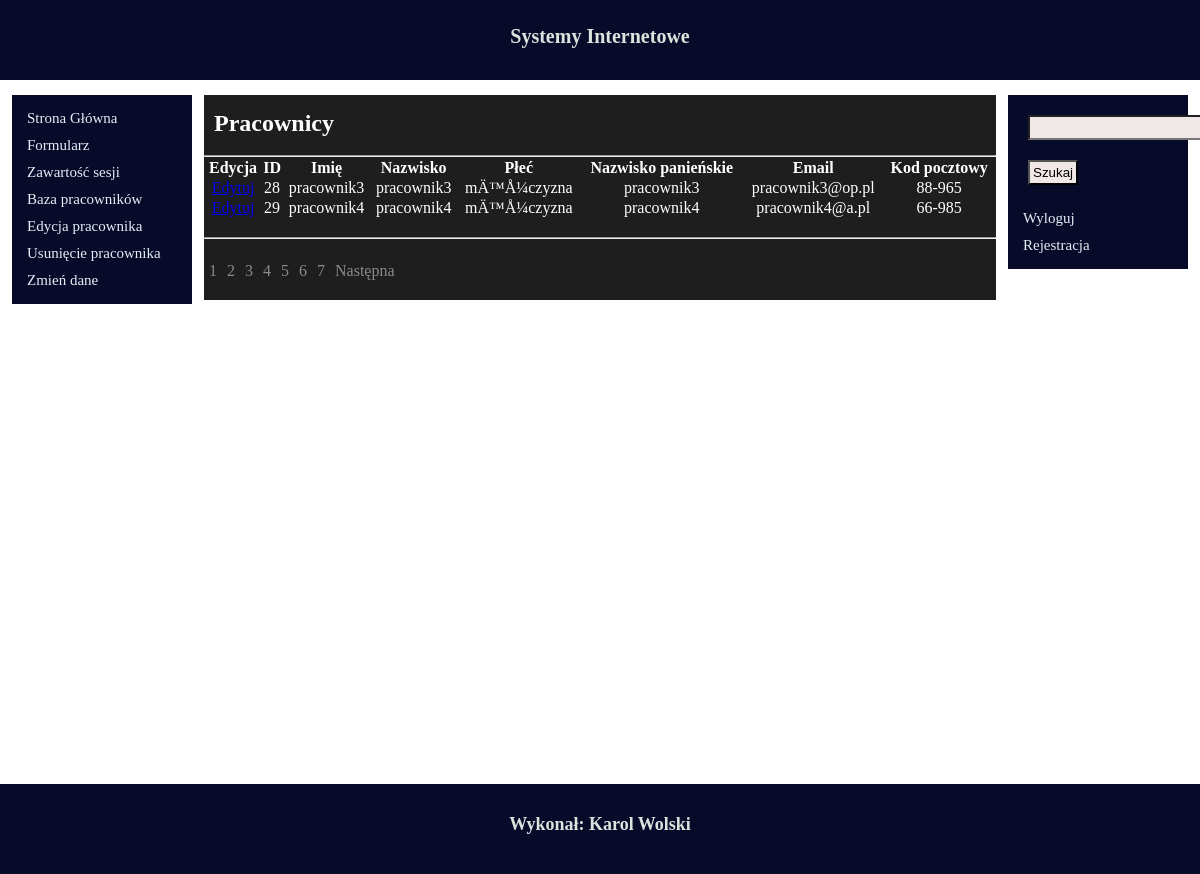
The page /admin/editworker.php (signed in) on the database its author committed.
### tables this page shows
CREATE TABLE IF NOT EXISTS `workers` (
`ID` bigint(20) unsigned NOT NULL,
  `Name` varchar(30) NOT NULL,
  `Surname` varchar(30) NOT NULL,
  `Sex` varchar(15) NOT NULL,
  `MaidenName` varchar(50) DEFAULT NULL,
  `Email` varchar(60) NOT NULL,
  `ZipCode` text NOT NULL
);

### admin/editworker.php (the view, shortened to what this page needs)
<?php include ("header.php"); ?>
<?php include ("sidebar-left.php"); ?>
	<div class="main">
	<h2>Pracownicy</h2>
	<br>
	<hr>
	<table style="width:100%">
		<thead>
			<tr>
				<th>Edycja</th>
				<th>ID</th>
				<th>Imię</th>
				<th>Nazwisko</th>
				<th>Płeć</th>
				<th>Nazwisko panieńskie</th>
				<th>Email</th>
				<th>Kod pocztowy</th>
			</tr>
		</thead>
		<tbody style="text-align:center">
			<?php
			$start=0;
			$limit=2;
			$sql = mysql_query("SELECT * FROM workers ORDER BY id ASC LIMIT $start, $limit");
			$edit_site = "edit.php";
			while($row = mysql_fetch_array($sql))
			{
				$edit = $row['ID'];
				echo '<tr><td>' . "<a href=\"". $edit_site ."?edit=".$edit."\">Edytuj</a>" . '</td>';
				echo '<td>' . $row['ID'] . '</td>';
				echo '<td>' . $row['Name'] . '</td>';
				echo '<td>' . $row['Surname'] . '</td>';
				echo '<td>' . $row['Sex'] . '</td>';
				echo '<td>' . $row['MaidenName'] . '</td>';
				echo '<td>' . $row['Email'] . '</td>';
				echo '<td>' . $row['ZipCode']. '</td></tr>';
			}
			?>
		</tbody>
	</table>
	<br>
	<hr>
	<br>
	<?php
		$rows=mysql_num_rows(mysql_query("select * from workers"));
		$total=ceil($rows/$limit);
		echo "<ul class='page'>";
		for($i=1;$i<=$total;$i++)
		{
		if($i==$id) { echo "<li class='current'>".$i."</li>"; }
		else { echo "<li><a href='?id=".$i."'>".$i."</a></li>"; }
		}
		if($id!=$total)
		{
			echo "<li><a href='?id=".($id+1)."'>Następna</a></li>";
		}
		echo "</ul>";
	?>
	<br>
	</div>
<?php include ("sidebar-right.php"); ?>
<?php include ("../footer.php"); ?>

### css/style.css (style rules this page uses)
* { padding: 0; margin: 0; }
html, body { height: 93%; background-color: #fff; color: #000; margin: 0; padding: 0; }
.main { margin-top: 15px; margin-bottom: 15px; margin-left: 1%; margin-right: 1%; padding-top: 15px; padding-bottom: 15px; float:left; background-color:#1F1E1E; color: #FFFFFF; width:66%; }
.main>h2 { padding-left: 10px; }
.page { float: left; margin: 0; padding: 0; }
.page li { list-style: none; display:inline-block; }
.page li a, .current { display: block; padding: 5px; text-decoration: none; color: #8A8A8A; }

### rows shown on the page
workers: ID "28", Name "pracownik3", Surname "pracownik3", Sex "mÄ™Å¼czyzna", MaidenName "pracownik3", Email "pracownik3@op.pl", ZipCode "88-965"
workers: ID "29", Name "pracownik4", Surname "pracownik4", Sex "mÄ™Å¼czyzna", MaidenName "pracownik4", Email "pracownik4@a.pl", ZipCode "66-985"
